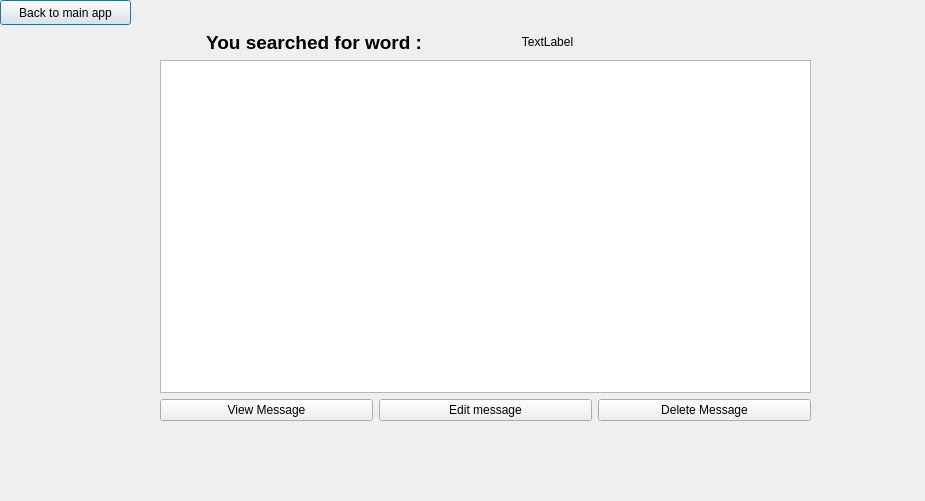
<?xml version="1.0" encoding="UTF-8"?>
<ui version="4.0">
 <class>searchresultswindow</class>
 <widget class="QDialog" name="searchresultswindow">
  <property name="geometry">
   <rect>
    <x>0</x>
    <y>0</y>
    <width>925</width>
    <height>501</height>
   </rect>
  </property>
  <property name="windowTitle">
   <string>Dialog</string>
  </property>
  <property name="styleSheet">
   <string notr="true">#searchresultswindow
{
	background-image: url(:/images/images/bluebg.png);
}</string>
  </property>
  <widget class="QPushButton" name="backToMainWindow">
   <property name="geometry">
    <rect>
     <x>0</x>
     <y>0</y>
     <width>131</width>
     <height>25</height>
    </rect>
   </property>
   <property name="text">
    <string>Back to main app</string>
   </property>
  </widget>
  <widget class="QWidget" name="">
   <property name="geometry">
    <rect>
     <x>160</x>
     <y>60</y>
     <width>651</width>
     <height>361</height>
    </rect>
   </property>
   <layout class="QVBoxLayout" name="verticalLayout">
    <item>
     <widget class="QListWidget" name="listOfSearchedMessages"/>
    </item>
    <item>
     <layout class="QHBoxLayout" name="horizontalLayout">
      <item>
       <widget class="QPushButton" name="viewMessageButton">
        <property name="text">
         <string>View Message</string>
        </property>
       </widget>
      </item>
      <item>
       <widget class="QPushButton" name="editMessageButton">
        <property name="text">
         <string>Edit message</string>
        </property>
       </widget>
      </item>
      <item>
       <widget class="QPushButton" name="deleteMessageButton">
        <property name="text">
         <string>Delete Message</string>
        </property>
       </widget>
      </item>
     </layout>
    </item>
   </layout>
  </widget>
  <widget class="QWidget" name="">
   <property name="geometry">
    <rect>
     <x>200</x>
     <y>30</y>
     <width>461</width>
     <height>24</height>
    </rect>
   </property>
   <layout class="QHBoxLayout" name="horizontalLayout_2">
    <item>
     <widget class="QLabel" name="youSearchedForLabel">
      <property name="font">
       <font>
        <pointsize>14</pointsize>
        <weight>75</weight>
        <bold>true</bold>
       </font>
      </property>
      <property name="text">
       <string>You searched for word :</string>
      </property>
      <property name="alignment">
       <set>Qt::AlignCenter</set>
      </property>
     </widget>
    </item>
    <item>
     <widget class="QLabel" name="searchedMessageLabel">
      <property name="text">
       <string>TextLabel</string>
      </property>
      <property name="alignment">
       <set>Qt::AlignCenter</set>
      </property>
     </widget>
    </item>
   </layout>
  </widget>
 </widget>
 <resources/>
 <connections/>
</ui>
